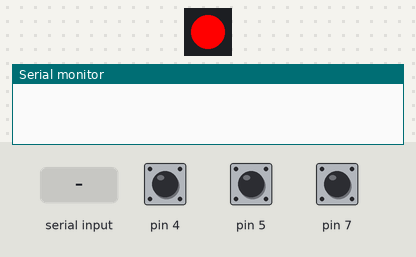
This sketch was run on a simulated Arduino Uno, built with avr-gcc and run on an emulated ATmega328P. Parts: 1 RGB LEDs in strip order, left to right, the last lines printed to the serial monitor. The inputs (shaded band) are chosen by the test bench; at power-on: pin 5 HIGH, pin 7 HIGH, pin 4 HIGH. Dim RGB values are drawn brighter than linear.

Above: at 1.2 s.
1.3 s: "90|45\n" received over Serial
At 2.4 s:
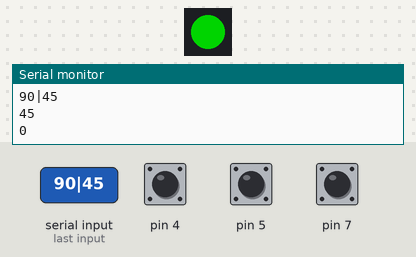
2.8 s: pin 5 pulled LOW for 0.15 s
4.4 s: pin 7 pulled LOW for 0.15 s
6.0 s: "C|1\n" received over Serial
7.5 s: "C\n" received over Serial
Timing chart, 0 to 10.0 s (numbered marks = the images above; inputs shaded):
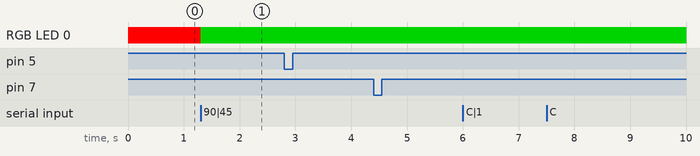

Measured:
- after the input at 1.3 s, RGB LED 0: RGB(255, 0, 0) → RGB(0, 128, 0) at once

The sketch:

NotiDash.ino
```cpp
#include <FastLED.h>
#include <string.h>

int ultimoA = 0;
int ultimoPush = 0;
int DATOS = 0;
char buffer[64];
int posicion = 0;

CRGB LED[1];

struct Notificacion {
    char source [5];
    int priority;
    char texto[65];
};

Notificacion actual;

bool urgente = false;

void setup()
{
    Serial.begin(9600);
    pinMode(7, INPUT_PULLUP);
    pinMode(4, INPUT_PULLUP);
    pinMode(5, INPUT_PULLUP);

    ultimoA = digitalRead(7); // primera lectura real, ya con los pines configurados
    ultimoPush = digitalRead(5);

    FastLED.addLeds<WS2812B, A0, GRB>(LED, 1);
    LED[0] = CRGB::Red;
    FastLED.show();
}

void loop()
{
    int actualA = digitalRead(7);

    // Solo nos importan las transiciones de A. B nunca dispara nada por su
    // cuenta -- se lee solo como referencia, en el instante exacto en que A cambia.
    if (actualA != ultimoA) {
        int actualB = digitalRead(4);

        // La direccion esta en la RELACION entre el nuevo valor de A y B,
        // no en un valor fijo de B. Si terminan iguales, es una direccion;
        // si terminan distintos, es la otra. Esto es consistente en las
        // dos transiciones de A por cada click del encoder.
        if (actualA == actualB) {
            Serial.println("Direccion 1");
        } else {
            Serial.println("Direccion 2");
        }

        ultimoA = actualA; // actualizo la memoria para la proxima vuelta de loop()
    }

    int actualPush = digitalRead(5);

    if(actualPush != ultimoPush && actualPush == LOW){
        Serial.println("Push");
        urgente = false;

        ultimoPush = actualPush;
    }

    while(Serial.available()>0){
        DATOS=Serial.read();
        if(DATOS != '\n'){
            buffer[posicion] = DATOS;
            posicion = posicion + 1;
        }else{
            buffer[posicion] = '\0';
            Serial.println(buffer);
            posicion = 0;
            char* primero = strtok(buffer, "|");
            char* segundo = strtok(NULL, "|");

            if(strcmp(primero, "C") == 0){
                //es C
            }else{
                char* tercero = strtok(NULL, "|");
                char* cuarto = strtok(NULL, "|");
                Serial.println(segundo);
                Serial.println(tercero);
                Serial.println(cuarto);

                int prioridad = atoi(tercero);
                Serial.println(prioridad);

                if(!urgente || prioridad == 2) {
                    strcpy(actual.source, segundo);
                    strcpy(actual.texto, cuarto);
                    actual.priority = prioridad;

                    if(prioridad == 0) {
                        LED[0] = CRGB::Green;
                        FastLED.show();
                    }else if(prioridad == 1){
                        LED[0] = CRGB::Yellow;
                        FastLED.show();
                    }else{
                        LED[0] = CRGB::Red;
                        FastLED.show();
                        urgente = true;
                    };
                };
            };

        };
    };


}

// Nota: "Direccion 1" / "Direccion 2" son etiquetas genericas -- una vez que
// tengas el encoder real conectado, giralo para un lado, fijate cual mensaje
// sale, y ahi renombralo a CW/CCW (o izquierda/derecha) segun corresponda.
```
